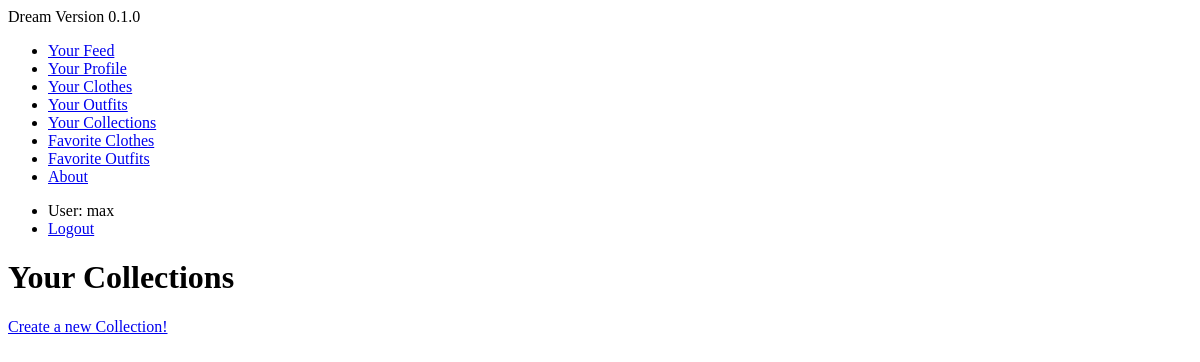
/clothing/collections/ (signed in), run on an earlier commit of the app's database.
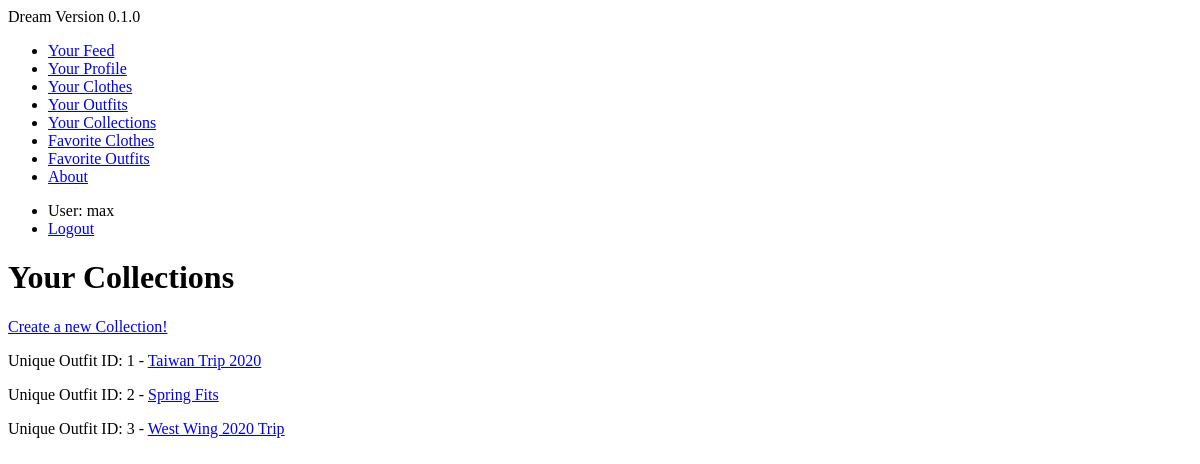
And on a later commit of the database.
### clothing/models.py (models this page shows, shortened)
class Collection(models.Model):
    name = models.CharField(max_length=120)
    creator = models.ForeignKey(User, on_delete=models.SET_NULL, null=True)
    articles = models.ManyToManyField('Article', related_name="articles_in_collection")
    outfits = models.ManyToManyField('Outfit', related_name="outfits_in_collection")
    def get_absolute_url(self):
        return reverse('clothing:collection-detail', kwargs={"pk": self.pk})

### clothing/views.py (the view)
# urls.py: path('collections/', CollectionListView.as_view(), name='collection-list'),
class CollectionListView(ListView, LoginRequiredMixin):
    template_name = 'clothing/collection_list.html'
    def get_queryset(self):
        return Collection.objects.filter(creator=self.request.user)

### clothing/templates/clothing/collection_list.html
{% extends 'base.html' %}
{% block content %}
<h1>Your Collections</h1>
<a href="create-collection/">Create a new Collection!</a>
{% for instance in object_list %}
<p> Unique Outfit ID: {{ instance.id }} - <a href='{{ instance.get_absolute_url }}'>{{ instance.name }}</a>
{% endfor %}
{% endblock %}

### templates/base.html (shortened to what this page needs)
<p1>Dream Version 0.1.0</p1>
<ul>
  <li><a href="/feed">Your Feed</a></li>
  <li><a href="/userprofiles/my-profile">Your Profile</a></li>
  <li><a href="/clothing/closet">Your Clothes</a></li>
  <li><a href="/clothing">Your Outfits</a></li>
  <li><a href="/clothing/collections">Your Collections</a></li>
  <li><a href="/clothing/favorite-articles">Favorite Clothes</a></li>
  <li><a href="/clothing/favorite-outfits">Favorite Outfits</a></li>
  <li><a href="/about">About</a></li>
</ul>
<ul>
  {% if user.is_authenticated %}
    <li>User: {{ user.get_username }}</li>
    <li><a href="{% url 'logout'%}">Logout</a></li>
  {% elif 'logout' in request.path %}
  {% else %}
    <li><a href="{% url 'login'%}?next={{request.path}}">Login</a></li>
  {% endif %}
</ul>
{% block content %}{% endblock %}

What changed in the data, as far as the page shows it:
added Collection: id "1", name "Taiwan Trip 2020"
added Collection: id "2", name "Spring Fits"
added Collection: id "3", name "West Wing 2020 Trip"
